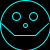
Frame 1 (no input)
Frame 60 (the mouse pressed at the canvas centre just before this capture): identical to frame 1, image omitted
Frame 120 (the mouse held since frame 60 and released just before this capture): identical to frame 1, image omitted

The Processing sketch that drew this single still picture (run headless with seeded random() and noise(); from frame 60 on, the mouse is pressed at the canvas centre):

// Processing sketch: stretchface1
// ── stretchface1.pde
void setup()
{
  size(50, 50);  
  background(0);
  stroke(0, 255, 255);
  fill(0);
  x = width / 2;
  y = height / 2;
  radius = width / 2;
  eyeradius = width / 6;
  noseradius = eyeradius/2; 
  eyexoffset = x/3;
  eyeyoffset = y/3;
  mouthlength = eyeradius*1.3f;
  mouthyoffset = y*1.4f;
  mouthsideyoffset = mouthyoffset/1.5;
}

float x, y ; // Global variables
float xspeed = 6, yspeed = 0;
float radius;
float eyeradius;
float noseradius;
float eyexoffset;
float eyeyoffset;
float mouthlength;
float mouthyoffset;
float mouthsideyoffset;

void draw()
{  
  background(0);
  //Face
  ellipse(x, y, width, height);
  //eyes
  ellipse(x - eyexoffset, y - eyeyoffset, eyeradius, eyeradius);
  ellipse(x + eyexoffset, y - eyeyoffset, eyeradius, eyeradius);
  //nose
  ellipse(x, y, noseradius, noseradius);
  //mouth line
  line(x - mouthlength, mouthyoffset, x + mouthlength , mouthyoffset);
  //mouth sides
  line(x - mouthlength, mouthyoffset, x - mouthsideyoffset, mouthsideyoffset);
  line(x + mouthlength, mouthyoffset, x + mouthsideyoffset, mouthsideyoffset);
  

  
}
